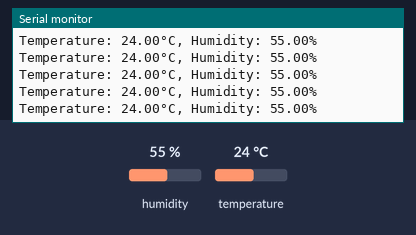
Recording of a sketch running on a simulated Arduino Uno, built with avr-gcc and run on an emulated ATmega328P. Parts: the last lines printed to the serial monitor. Inputs (shaded band) come from the test bench; at power-on: humidity 55 %, temperature 24 °C.

Above: at 2.8 s.
2.9 s: humidity set to 22 %
At 4.5 s:
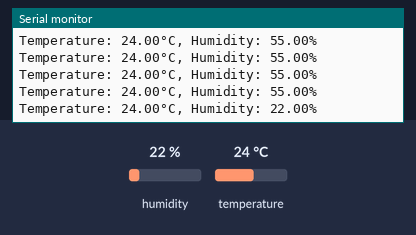
5.6 s: temperature set to 12 °C
At 6.0 s:
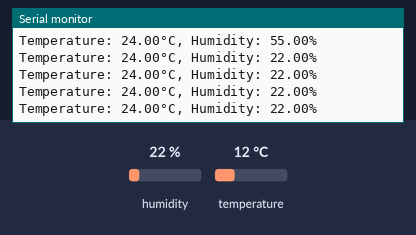
8.3 s: humidity set to 40 %
At 9.0 s:
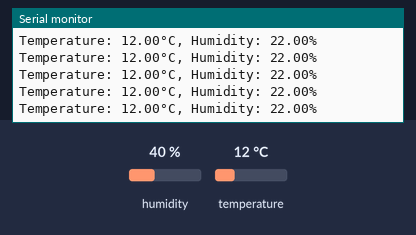
Timing chart, 0 to 11.3 s (numbered marks = the images above; inputs shaded):
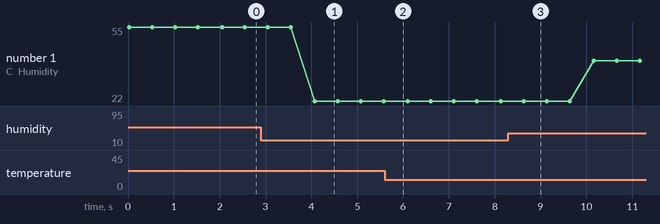

The sketch:

dht11.ino
```cpp
#include <DHT.h>

#define DHTPIN 2      // Pin connected to the sensor
#define DHTTYPE DHT11 // Change to DHT22 if using it

DHT dht(DHTPIN, DHTTYPE);

void setup() {
  Serial.begin(9600);
  dht.begin();
}

void loop() {
  float temp = dht.readTemperature();
  float hum = dht.readHumidity();

  if (isnan(temp) || isnan(hum)) {
    Serial.println("Failed to read from DHT sensor!");
    return;
  }

  Serial.print("Temperature: ");
  Serial.print(temp);
  Serial.print("°C, Humidity: ");
  Serial.print(hum);
  Serial.println("%");

  delay(500); // Wait 2 seconds before next reading
}
```

Measured:
- after the input at 2.9 s, the serial monitor: prints a new line after 1.2 s (image 1)
- plotted number 1: 55 → 22 after the input at 2.9 s, 22 → 40 after the input at 8.3 s
